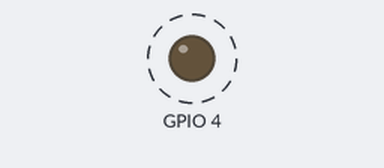
Recording of a program running on a simulated Raspberry Pi (BCM pin numbers). Shown: output pins drawn as LEDs (lit = HIGH). Dashed ring = blinking.

Above: at 0.2 s.
Timing chart, 0 to 3.0 s (numbered marks = the images above):
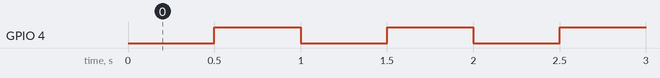

Measured:
- by itself, GPIO 4: alternates HIGH for 0.50 s and LOW for 0.50 s

The program:

gpiotest.py
```python
import RPi.GPIO as GPIO
from time import sleep

GPIO.setmode(GPIO.BCM)
GPIO.setup(4,GPIO.OUT)

try:
    while True:
        GPIO.output(4, GPIO.LOW)
        sleep(0.5)
        GPIO.output(4, GPIO.HIGH)
        sleep(0.5)
except KeyboardInterrupt:
    pass

GPIO.cleanup()
```
